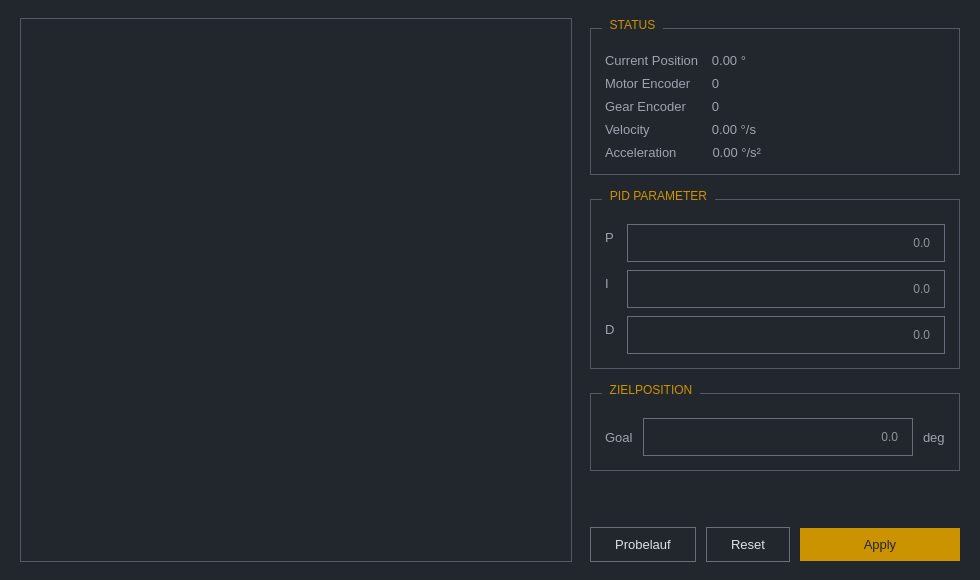
<?xml version="1.0" encoding="UTF-8"?>
<ui version="4.0">
 <class>dialog</class>
 <widget class="QDialog" name="dialog">
  <property name="geometry">
   <rect>
    <x>0</x>
    <y>0</y>
    <width>980</width>
    <height>580</height>
   </rect>
  </property>
  <property name="minimumSize">
   <size>
    <width>900</width>
    <height>540</height>
   </size>
  </property>
  <property name="windowTitle">
   <string>Motor Controller</string>
  </property>
  <property name="styleSheet">
   <string notr="true">QDialog {
    background: #22262D;
}

QLabel {
    color: #9DA4AE;
    font-size: 13px;
}

QLabel[valueField=&quot;true&quot;] {
    color: #FFFFFF;
    font-size: 13px;
    background: #22262D;
    border: none;
    border-left: 2px solid #CC9300;
    border-radius: 0px;
    padding: 6px 12px;
    min-width: 130px;
    min-height: 18px;
}

QGroupBox {
    color: #CC9300;
    font-size: 12px;
    border: 1px solid #535A66;
    border-radius: 0px;
    margin-top: 10px;
}

QGroupBox::title {
    subcontrol-origin: margin;
    subcontrol-position: top left;
    left: 12px;
    padding: 0px 6px;
}

QLineEdit {
    background: #22262D;
    color: #FFFFFF;
    border: 1px solid #686F7A;
    border-radius: 0px;
    padding: 8px 12px;
    min-width: 150px;
    min-height: 20px;
    selection-background-color: #CC9300;
    selection-color: #22262D;
}

QLineEdit:hover {
    border: 1px solid #9DA4AE;
}

QLineEdit:focus {
    border: 1px solid #CC9300;
}

QPushButton {
    background: #CC9300;
    color: #22262D;
    border: none;
    border-radius: 0px;
    padding: 9px 24px;
    font-size: 13px;
}

QPushButton:hover {
    background: #E3B64D;
}

QPushButton:pressed {
    background: #A87A00;
}

QPushButton#resetButton, QPushButton#demoButton {
    background: transparent;
    color: #DEE1E6;
    border: 1px solid #686F7A;
}

QPushButton#resetButton:hover, QPushButton#demoButton:hover {
    background: #535A66;
    border: 1px solid #9DA4AE;
}

QGraphicsView {
    background: #22262D;
    border: 1px solid #535A66;
    border-radius: 0px;
}</string>
  </property>
  <layout class="QVBoxLayout" name="rootLayout">
   <property name="leftMargin">
    <number>20</number>
   </property>
   <property name="topMargin">
    <number>18</number>
   </property>
   <property name="rightMargin">
    <number>20</number>
   </property>
   <property name="bottomMargin">
    <number>18</number>
   </property>
   <property name="spacing">
    <number>16</number>
   </property>
   <item>
    <layout class="QHBoxLayout" name="contentLayout">
     <property name="spacing">
      <number>18</number>
     </property>
     <item>
      <widget class="PlotView" name="graphicsView">
       <property name="sizePolicy">
        <sizepolicy hsizetype="Expanding" vsizetype="Expanding">
         <horstretch>1</horstretch>
         <verstretch>0</verstretch>
        </sizepolicy>
       </property>
       <property name="minimumSize">
        <size>
         <width>420</width>
         <height>340</height>
        </size>
       </property>
       <property name="frameShape">
        <enum>QFrame::NoFrame</enum>
       </property>
      </widget>
     </item>
     <item>
      <layout class="QVBoxLayout" name="rightColumn">
       <property name="spacing">
        <number>14</number>
       </property>
       <item>
        <widget class="QGroupBox" name="statusGroup">
         <property name="minimumSize">
          <size>
           <width>370</width>
           <height>0</height>
          </size>
         </property>
         <property name="title">
          <string>STATUS</string>
         </property>
         <layout class="QFormLayout" name="statusForm">
          <property name="leftMargin"><number>14</number></property>
          <property name="topMargin"><number>24</number></property>
          <property name="rightMargin"><number>14</number></property>
          <property name="bottomMargin"><number>14</number></property>
          <property name="fieldGrowthPolicy">
           <enum>QFormLayout::ExpandingFieldsGrow</enum>
          </property>
          <property name="labelAlignment">
           <set>Qt::AlignLeading|Qt::AlignLeft|Qt::AlignVCenter</set>
          </property>
          <property name="horizontalSpacing">
           <number>12</number>
          </property>
          <property name="verticalSpacing">
           <number>8</number>
          </property>
          <item row="1" column="0">
           <widget class="QLabel" name="label_6">
            <property name="text">
             <string>Motor Encoder</string>
            </property>
           </widget>
          </item>
          <item row="1" column="1">
           <widget class="QLabel" name="valueMotorEncoder">
            <property name="textInteractionFlags">
             <set>Qt::TextSelectableByMouse</set>
            </property>
            <property name="valueField" stdset="0">
             <bool>true</bool>
            </property>
            <property name="alignment">
             <set>Qt::AlignRight|Qt::AlignTrailing|Qt::AlignVCenter</set>
            </property>
            <property name="text">
             <string>0</string>
            </property>
           </widget>
          </item>
          <item row="2" column="0">
           <widget class="QLabel" name="label_7">
            <property name="text">
             <string>Gear Encoder</string>
            </property>
           </widget>
          </item>
          <item row="2" column="1">
           <widget class="QLabel" name="valueGearEncoder">
            <property name="textInteractionFlags">
             <set>Qt::TextSelectableByMouse</set>
            </property>
            <property name="valueField" stdset="0">
             <bool>true</bool>
            </property>
            <property name="alignment">
             <set>Qt::AlignRight|Qt::AlignTrailing|Qt::AlignVCenter</set>
            </property>
            <property name="text">
             <string>0</string>
            </property>
           </widget>
          </item>
          <item row="0" column="0">
           <widget class="QLabel" name="label_8">
            <property name="text">
             <string>Current Position</string>
            </property>
           </widget>
          </item>
          <item row="0" column="1">
           <widget class="QLabel" name="valueCurrentPosition">
            <property name="textInteractionFlags">
             <set>Qt::TextSelectableByMouse</set>
            </property>
            <property name="valueField" stdset="0">
             <bool>true</bool>
            </property>
            <property name="alignment">
             <set>Qt::AlignRight|Qt::AlignTrailing|Qt::AlignVCenter</set>
            </property>
            <property name="text">
             <string>0.00 °</string>
            </property>
           </widget>
          </item>
          <item row="3" column="0">
           <widget class="QLabel" name="label_9">
            <property name="text">
             <string>Velocity</string>
            </property>
           </widget>
          </item>
          <item row="3" column="1">
           <widget class="QLabel" name="valueVelocity">
            <property name="textInteractionFlags">
             <set>Qt::TextSelectableByMouse</set>
            </property>
            <property name="valueField" stdset="0">
             <bool>true</bool>
            </property>
            <property name="alignment">
             <set>Qt::AlignRight|Qt::AlignTrailing|Qt::AlignVCenter</set>
            </property>
            <property name="text">
             <string>0.00 °/s</string>
            </property>
           </widget>
          </item>
          <item row="4" column="0">
           <widget class="QLabel" name="label_10">
            <property name="text">
             <string>Acceleration</string>
            </property>
           </widget>
          </item>
          <item row="4" column="1">
           <widget class="QLabel" name="valueAcceleration">
            <property name="textInteractionFlags">
             <set>Qt::TextSelectableByMouse</set>
            </property>
            <property name="valueField" stdset="0">
             <bool>true</bool>
            </property>
            <property name="alignment">
             <set>Qt::AlignRight|Qt::AlignTrailing|Qt::AlignVCenter</set>
            </property>
            <property name="text">
             <string>0.00 °/s²</string>
            </property>
           </widget>
          </item>
         </layout>
        </widget>
       </item>
       <item>
        <widget class="QGroupBox" name="pidGroup">
         <property name="title">
          <string>PID PARAMETER</string>
         </property>
         <layout class="QFormLayout" name="pidForm">
          <property name="leftMargin"><number>14</number></property>
          <property name="topMargin"><number>24</number></property>
          <property name="rightMargin"><number>14</number></property>
          <property name="bottomMargin"><number>14</number></property>
          <property name="fieldGrowthPolicy">
           <enum>QFormLayout::ExpandingFieldsGrow</enum>
          </property>
          <property name="labelAlignment">
           <set>Qt::AlignLeading|Qt::AlignLeft|Qt::AlignVCenter</set>
          </property>
          <property name="horizontalSpacing">
           <number>12</number>
          </property>
          <property name="verticalSpacing">
           <number>8</number>
          </property>
          <item row="0" column="0">
           <widget class="QLabel" name="label_3">
            <property name="text">
             <string>P</string>
            </property>
           </widget>
          </item>
          <item row="0" column="1">
           <widget class="QLineEdit" name="lineEdit_3">
            <property name="alignment">
             <set>Qt::AlignRight|Qt::AlignTrailing|Qt::AlignVCenter</set>
            </property>
            <property name="placeholderText">
             <string>0.0</string>
            </property>
           </widget>
          </item>
          <item row="1" column="0">
           <widget class="QLabel" name="label">
            <property name="text">
             <string>I</string>
            </property>
           </widget>
          </item>
          <item row="1" column="1">
           <widget class="QLineEdit" name="lineEdit_2">
            <property name="alignment">
             <set>Qt::AlignRight|Qt::AlignTrailing|Qt::AlignVCenter</set>
            </property>
            <property name="placeholderText">
             <string>0.0</string>
            </property>
           </widget>
          </item>
          <item row="2" column="0">
           <widget class="QLabel" name="label_2">
            <property name="text">
             <string>D</string>
            </property>
           </widget>
          </item>
          <item row="2" column="1">
           <widget class="QLineEdit" name="lineEdit">
            <property name="alignment">
             <set>Qt::AlignRight|Qt::AlignTrailing|Qt::AlignVCenter</set>
            </property>
            <property name="placeholderText">
             <string>0.0</string>
            </property>
           </widget>
          </item>
         </layout>
        </widget>
       </item>
       <item>
        <widget class="QGroupBox" name="targetGroup">
         <property name="title">
          <string>ZIELPOSITION</string>
         </property>
         <layout class="QHBoxLayout" name="targetLayout">
          <property name="leftMargin"><number>14</number></property>
          <property name="topMargin"><number>24</number></property>
          <property name="rightMargin"><number>14</number></property>
          <property name="bottomMargin"><number>14</number></property>
          <property name="spacing">
           <number>10</number>
          </property>
          <item>
           <widget class="QLabel" name="label_4">
            <property name="text">
             <string>Goal</string>
            </property>
           </widget>
          </item>
          <item>
           <widget class="QLineEdit" name="lineEdit_4">
            <property name="alignment">
             <set>Qt::AlignRight|Qt::AlignTrailing|Qt::AlignVCenter</set>
            </property>
            <property name="placeholderText">
             <string>0.0</string>
            </property>
           </widget>
          </item>
          <item>
           <widget class="QLabel" name="label_5">
            <property name="text">
             <string>deg</string>
            </property>
           </widget>
          </item>
         </layout>
        </widget>
       </item>
       <item>
        <spacer name="rightStretch">
         <property name="orientation">
          <enum>Qt::Vertical</enum>
         </property>
         <property name="sizeType">
          <enum>QSizePolicy::Expanding</enum>
         </property>
         <property name="sizeHint" stdset="0">
          <size>
           <width>20</width>
           <height>20</height>
          </size>
         </property>
        </spacer>
       </item>
       <item>
        <layout class="QHBoxLayout" name="buttonRow">
         <property name="spacing">
          <number>10</number>
         </property>
         <item>
          <widget class="QPushButton" name="demoButton">
           <property name="cursor">
            <cursorShape>PointingHandCursor</cursorShape>
           </property>
           <property name="text">
            <string>Probelauf</string>
           </property>
          </widget>
         </item>
         <item>
          <widget class="QPushButton" name="resetButton">
           <property name="cursor">
            <cursorShape>PointingHandCursor</cursorShape>
           </property>
           <property name="text">
            <string>Reset</string>
           </property>
          </widget>
         </item>
         <item>
          <widget class="QPushButton" name="pushButton">
           <property name="sizePolicy">
            <sizepolicy hsizetype="Expanding" vsizetype="Fixed">
             <horstretch>1</horstretch>
             <verstretch>0</verstretch>
            </sizepolicy>
           </property>
           <property name="cursor">
            <cursorShape>PointingHandCursor</cursorShape>
           </property>
           <property name="default">
            <bool>true</bool>
           </property>
           <property name="text">
            <string>Apply</string>
           </property>
          </widget>
         </item>
        </layout>
       </item>
      </layout>
     </item>
    </layout>
   </item>
  </layout>
 </widget>
 <customwidgets>
  <customwidget>
   <class>PlotView</class>
   <extends>QGraphicsView</extends>
   <header>plotview.h</header>
  </customwidget>
 </customwidgets>
 <resources/>
 <connections/>
</ui>
